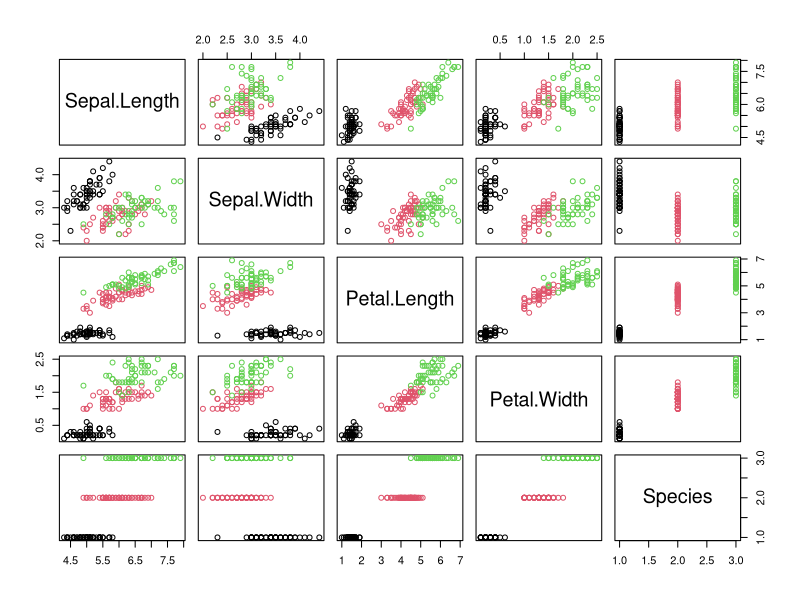
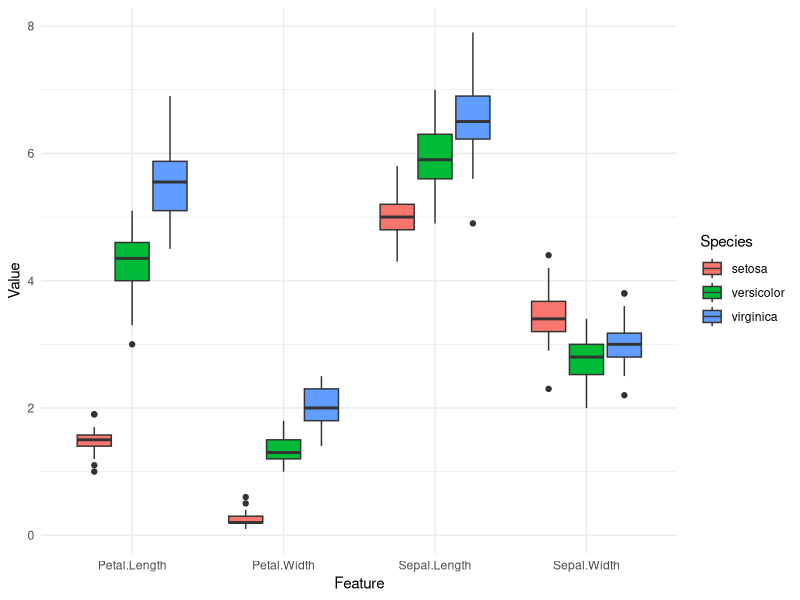

Source code (R) for these figures, in order:
# Load necessary libraries
library(tidyverse)
library(caret)
library(randomForest)

# Load the Iris dataset
data("iris")

# Display the first few rows of the dataset
head(iris)

# Check for missing values
sum(is.na(iris))

# Pairplot to visualize relationships between features
pairs(iris, col = iris$Species)

# Boxplot to visualize the distribution of each feature
iris_long <- pivot_longer(iris, cols = -Species, names_to = "Feature", values_to = "Value")
ggplot(iris_long, aes(x = Feature, y = Value, fill = Species)) +
  geom_boxplot() +
  theme_minimal()

# Split the dataset into training and testing sets
set.seed(42)
trainIndex <- createDataPartition(iris$Species, p = 0.8, list = FALSE)
iris_train <- iris[trainIndex, ]
iris_test <- iris[-trainIndex, ]

# Standardize the features
preProc <- preProcess(iris_train[, -5], method = c("center", "scale"))
iris_train_scaled <- predict(preProc, iris_train[, -5])
iris_test_scaled <- predict(preProc, iris_test[, -5])

# Initialize the Random Forest classifier
rf_model <- randomForest(Species ~ ., data = iris_train, ntree = 100, random_state = 42)

# Make predictions
rf_predictions <- predict(rf_model, iris_test)

# Evaluate the model
confusion_matrix <- confusionMatrix(rf_predictions, iris_test$Species)
print(confusion_matrix)
